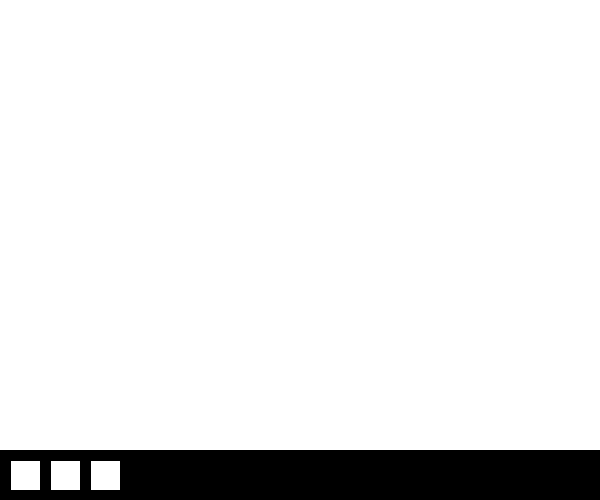
Frame 1 (no input)
Frame 60 (the mouse pressed at the canvas centre just before this capture): identical to frame 1, image omitted
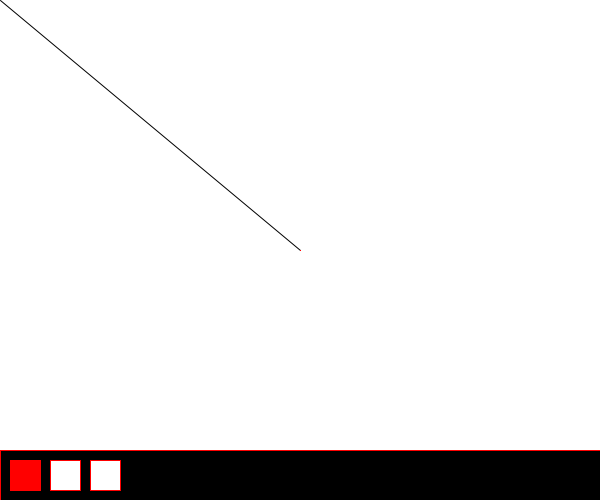
Frame 120 (the mouse held since frame 60 and released just before this capture)

The Processing sketch that drew these frames (run headless with seeded random() and noise(); from frame 60 on, the mouse is pressed at the canvas centre):

// Processing sketch: processing_75087
// ── processing_75087.pde

int lineColor;
int lineSize;
 
void setup(){
  size(600,500);
  colorMode(HSB, 255, 255, 255, 100);
  smooth();
  background(255);
  lineColor = 0;
  lineSize = 1;
   
}

void draw(){

fill(0);
 rect(0, 450, 600, 50);
 
 fill(255);
 rect(10, 460, 30, 30);
 rect(50, 460, 30, 30);
 rect(90, 460, 30, 30);
 
 
  if((mouseX > 90) && (mouseX < 120) && (mouseY > 460) && (mouseY < 490)){
    if(mousePressed){
     background(255);
  }
  }
 
 
 if(mousePressed){
   line(mouseX, mouseY, pmouseX, pmouseY);
   stroke(lineColor, 255, 255);
 
 if((mouseX > 10) && (mouseX < 40) && (mouseY > 460) && (mouseY < 490)){
    
 if(mousePressed){
      stroke(lineColor++, 255, 255);
      if (lineColor > 255){
        lineColor=0;}
        
    } else {
     stroke(lineColor, 255, 255);

  }}
  
     fill(lineColor, 255, 255);
 rect(10, 460, 30, 30);
 
  if((mouseX > 50) && (mouseX < 80) && (mouseY > 460) && (mouseY < 490)){
    
 if(mousePressed){
   strokeWeight(lineSize++);
   if(lineSize > 10){
     lineSize= 1;
    }
  } else {
    strokeWeight(lineSize);
  }
 rect(50, 460, 30, 30);
  }
}
 }
